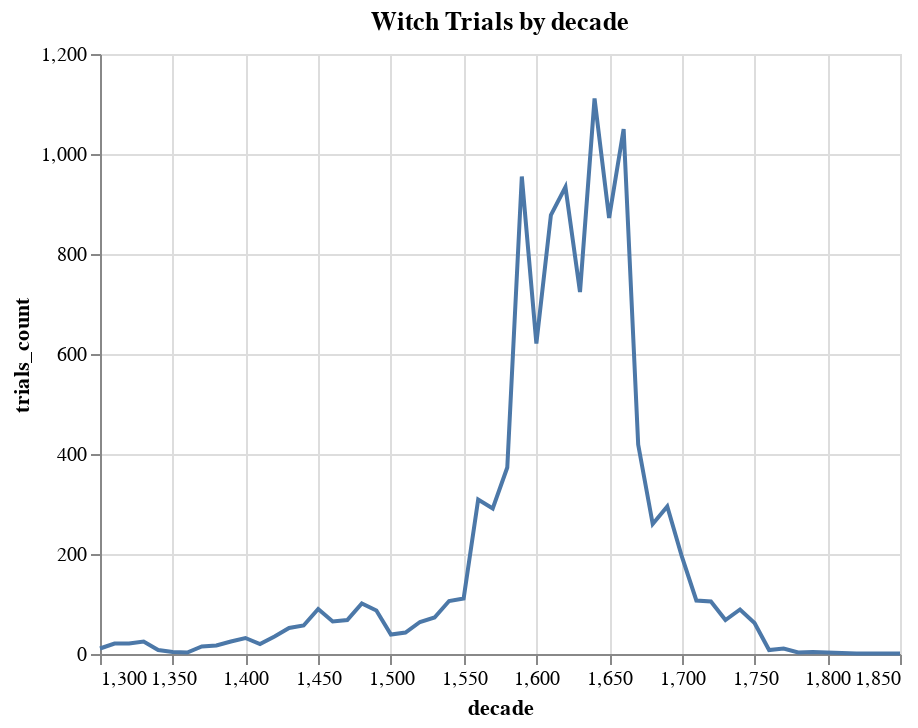

Notebook code cell kept with this figure:
### Code cell
# line chart by altair
alt.Chart(trials_by_decade).mark_line().encode(
    x=alt.X('decade'),
    y=alt.Y('trials_count'),
).properties(
    title={
        'text': 'Witch Trials by decade',
    }
)

### Figure 1 — Vega-Lite specification as saved in the notebook (floating-point values rounded to 4 significant figures)
{"$schema": "https://vega.github.io/schema/vega-lite/v4.17.0.json", "config": {"view": {"continuousHeight": 300, "continuousWidth": 400}}, "data": {"name": "data-bfc456aac8ede9b0302ae77c58368398"}, "datasets": {"data-bfc456aac8ede9b0302ae77c58368398": [{"decade": 1300, "trials_count": 11}, {"decade": 1310, "trials_count": 21}, {"decade": 1320, "trials_count": 21}, {"decade": 1330, "trials_count": 25}, {"decade": 1340, "trials_count": 8}, {"decade": 1350, "trials_count": 4}, {"decade": 1360, "trials_count": 3}, {"decade": 1370, "trials_count": 15}, {"decade": 1380, "trials_count": 17}, {"decade": 1390, "trials_count": 25}, {"decade": 1400, "trials_count": 32}, {"decade": 1410, "trials_count": 20}, {"decade": 1420, "trials_count": 35}, {"decade": 1430, "trials_count": 52}, {"decade": 1440, "trials_count": 57}, {"decade": 1450, "trials_count": 90}, {"decade": 1460, "trials_count": 65}, {"decade": 1470, "trials_count": 68}, {"decade": 1480, "trials_count": 101}, {"decade": 1490, "trials_count": 87}, {"decade": 1500, "trials_count": 39}, {"decade": 1510, "trials_count": 43}, {"decade": 1520, "trials_count": 64}, {"decade": 1530, "trials_count": 73}, {"decade": 1540, "trials_count": 106}, {"decade": 1550, "trials_count": 111}, {"decade": 1560, "trials_count": 309}, {"decade": 1570, "trials_count": 291}, {"decade": 1580, "trials_count": 373}, {"decade": 1590, "trials_count": 955}, {"decade": 1600, "trials_count": 621}, {"decade": 1610, "trials_count": 878}, {"decade": 1620, "trials_count": 934}, {"decade": 1630, "trials_count": 724}, {"decade": 1640, "trials_count": 1111}, {"decade": 1650, "trials_count": 872}, {"decade": 1660, "trials_count": 1050}, {"decade": 1670, "trials_count": 419}, {"decade": 1680, "trials_count": 260}, {"decade": 1690, "trials_count": 295}, {"decade": 1700, "trials_count": 195}, {"decade": 1710, "trials_count": 107}, {"decade": 1720, "trials_count": 105}, {"decade": 1730, "trials_count": 68}, {"decade": 1740, "trials_count": 89}, {"decade": 1750, "trials_count": 62}, {"decade": 1760, "trials_count": 8}, {"decade": 1770, "trials_count": 11}, {"decade": 1780, "trials_count": 3}, {"decade": 1790, "trials_count": 4}, {"decade": 1820, "trials_count": 1}, {"decade": 1830, "trials_count": 1}, {"decade": 1850, "trials_count": 1}]}, "encoding": {"x": {"field": "decade", "type": "quantitative"}, "y": {"field": "trials_count", "type": "quantitative"}}, "mark": "line", "title": {"text": "Witch Trials by decade"}}
